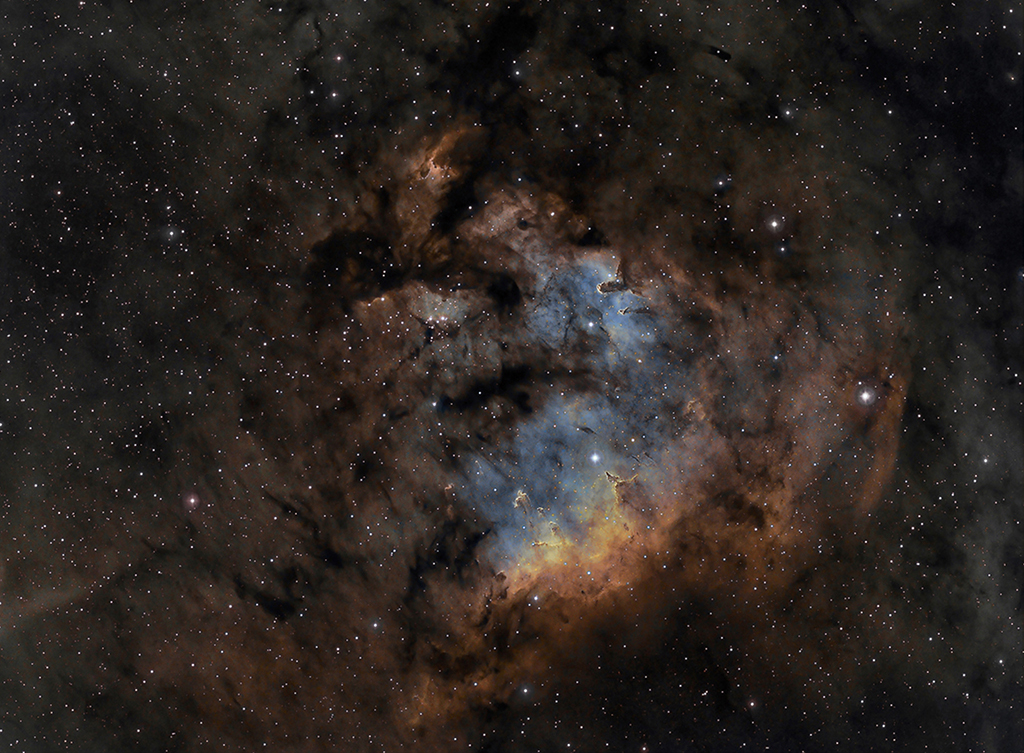
#> input picture picture.jpg, 1024 x 753 px
$ python compressJPEG.py
#> lines starting #> are read from the running program, lines starting #| are printed output that depends on the picture; long printed decimals are rounded
import cv2
import numpy as np
from matplotlib import pyplot as plt
import matplotlib.cm as cm


# read and display image
B=8 # blocksize (In Jpeg the
img1 = cv2.imread("picture.jpg", cv2.IMREAD_UNCHANGED)
#> img1 is the input picture: shape (753, 1024, 3); mean B, G, R 32.9, 36.8, 43.6
h,w=np.array(img1.shape[:2])/B * B
#> h = 753; w = 1024
img1=img1[:int(h),:int(w)]
#Convert BGR to RGB
img2=np.zeros(img1.shape,np.uint8)
img2[:,:,0]=img1[:,:,2]
img2[:,:,1]=img1[:,:,1]
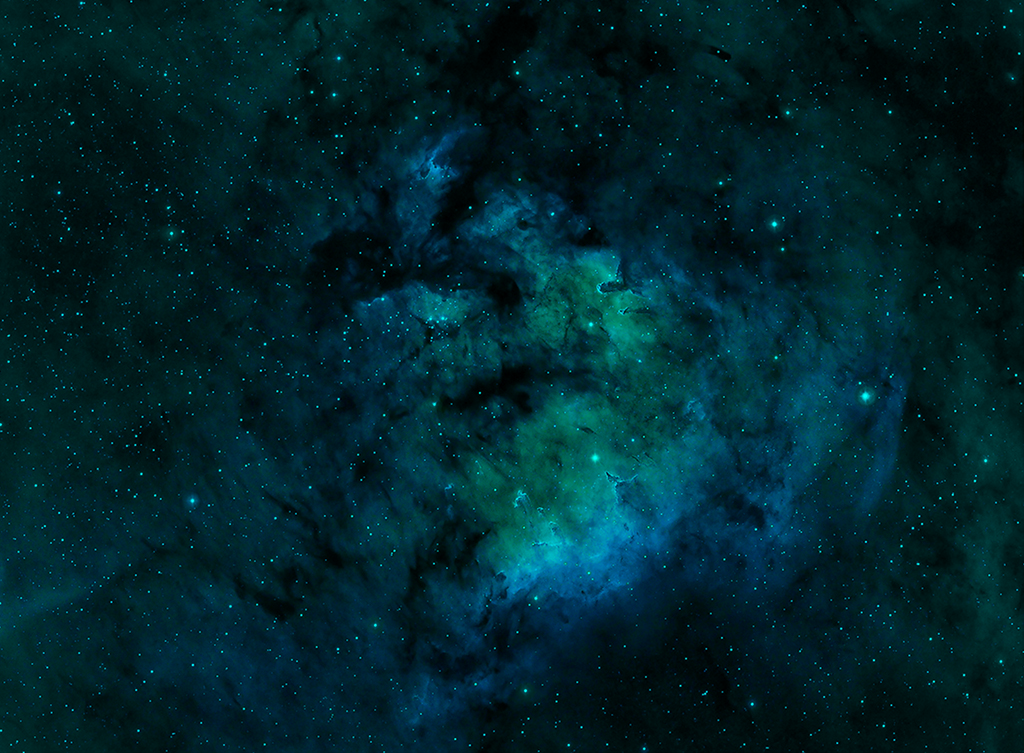
#> img2: shape (753, 1024, 3); mean B, G, R 43.6, 36.8, 0
img2[:,:,2]=img1[:,:,0]
plt.imshow(img2)
# plt.show()

#
#first component is col, second component is row
print(h,w)
#| 753.0 1024.0
scol=64
srow=64
plt.plot([B*scol,B*scol+B,B*scol+B,B*scol,B*scol],[B*srow,B*srow,B*srow+B,B*srow+B,B*srow])
plt.axis([0,w,h,0])

# transform BGR to Ycrcb and subsample chrominnace channels
transcol=cv2.cvtColor(img1, cv2.COLOR_BGR2YCR_CB)
#> transcol: shape (753, 1024, 3); mean of channels 0, 1, 2 38.4, 131.7, 124.9
SSV=2
SSH=2
crf=cv2.boxFilter(transcol[:,:,1],ddepth=-1,ksize=(2,2))
cbf=cv2.boxFilter(transcol[:,:,2],ddepth=-1,ksize=(2,2))
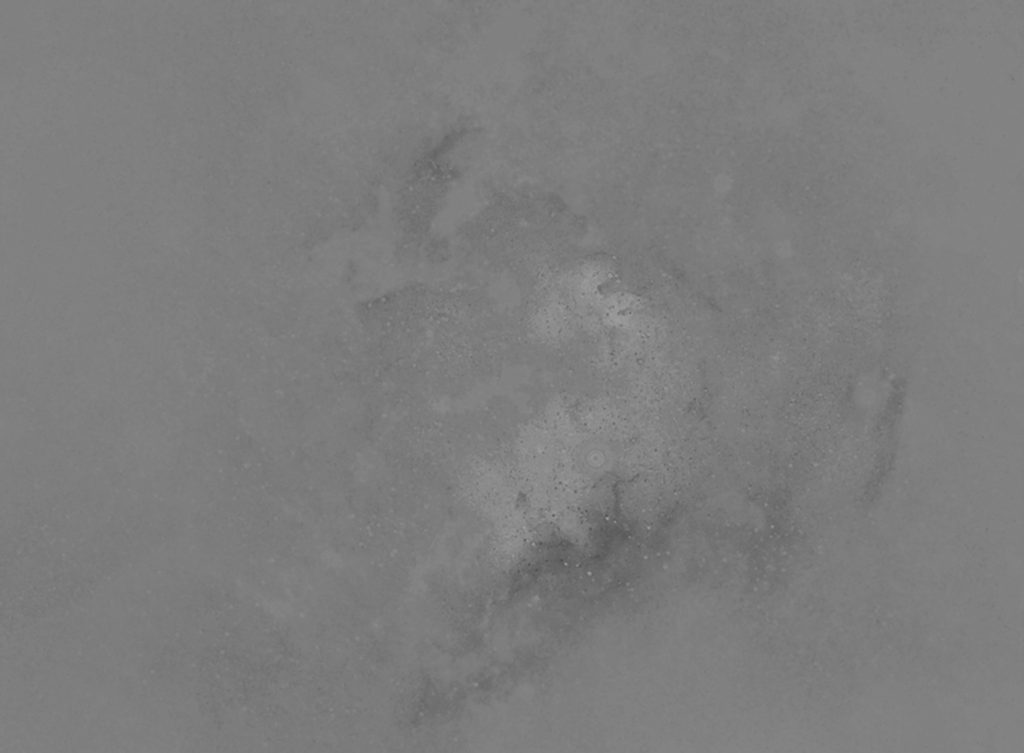
#> cbf: shape (753, 1024); min 75, max 159, mean 125.3
crsub=crf[::SSV,::SSH]
cbsub=cbf[::SSV,::SSH]
imSub=[transcol[:,:,0],crsub,cbsub]

# discrete cosine transform and quantisation
QY=np.array([[16,11,10,16,24,40,51,61],
                         [12,12,14,19,26,48,60,55],
                         [14,13,16,24,40,57,69,56],
                         [14,17,22,29,51,87,80,62],
                         [18,22,37,56,68,109,103,77],
                         [24,35,55,64,81,104,113,92],
                         [49,64,78,87,103,121,120,101],
                         [72,92,95,98,112,100,103,99]])

QC=np.array([[17,18,24,47,99,99,99,99],
                         [18,21,26,66,99,99,99,99],
                         [24,26,56,99,99,99,99,99],
                         [47,66,99,99,99,99,99,99],
                         [99,99,99,99,99,99,99,99],
                         [99,99,99,99,99,99,99,99],
                         [99,99,99,99,99,99,99,99],
                         [99,99,99,99,99,99,99,99]])

# quality factor
QF=30.0
if QF < 50 and QF > 1:
        scale = np.floor(5000/QF)
elif QF < 100:
        scale = 200-2*QF
else:
        print ("Quality Factor must be in the range [1..99]")
scale=scale/100.0
Q=[QY*scale,QC*scale,QC*scale]

TransAll=[]
TransAllQuant=[]
ch=['Y','Cr','Cb']
plt.figure()
for idx,channel in enumerate(imSub):
        plt.subplot(1,3,idx+1)
        channelrows=channel.shape[0]
        channelcols=channel.shape[1]
        Trans = np.zeros((channelrows,channelcols), np.float32)
        TransQuant = np.zeros((channelrows,channelcols), np.float32)
        blocksV=channelrows/B
        blocksH=channelcols/B
        vis0 = np.zeros((channelrows,channelcols), np.float32)
        vis0[:channelrows, :channelcols] = channel
        vis0=vis0-128
        for row in range(int(blocksV)):
                for col in range(int(blocksH)):
                        currentblock = cv2.dct(vis0[row*B:(row+1)*B,col*B:(col+1)*B])
                        Trans[row*B:(row+1)*B,col*B:(col+1)*B]=currentblock
                        TransQuant[row*B:(row+1)*B,col*B:(col+1)*B]=np.round(currentblock/Q[idx])
        TransAll.append(Trans)
        TransAllQuant.append(TransQuant)
        if idx==0:
                selectedTrans=Trans[srow*B:(srow+1)*B,scol*B:(scol+1)*B]
        else:
                sr=np.floor(srow/SSV)
                sc=np.floor(scol/SSV)
                selectedTrans=Trans[int(sr*B):int((sr+1)*B),int(sc*B):int((sc+1)*B)]
        plt.imshow(selectedTrans,cmap=cm.jet,interpolation='nearest')
        plt.colorbar(shrink=0.5)
        plt.title('DCT of '+ch[idx])
#> this loop made 3 passes
#> (channelrows, channelcols, blocksV, blocksH, sr, sc) on passes 2 to 3: (377, 512, 47.12, 64, 32, 32), (377, 512, 47.12, 64, 32, 32)
#> (channelrows, channelcols, blocksV, blocksH) on pass 1: (753, 1024, 94.12, 128)
#> pass 2, `vis0=vis0-128`:
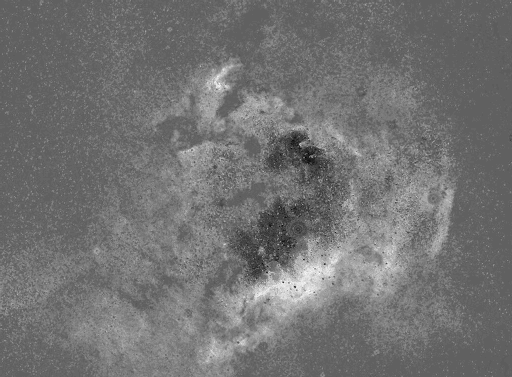
#> vis0: shape (377, 512) float32; min -22, max 36, mean 4.1; drawn with min black and max white
#> after the loop:
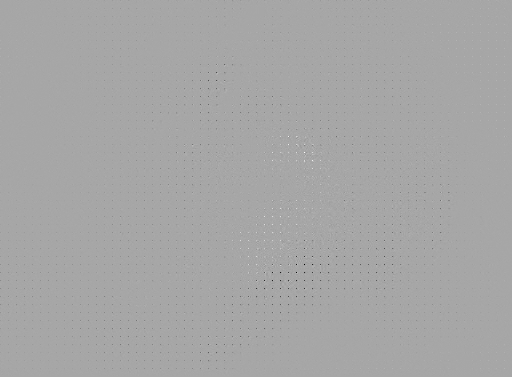
#> Trans: shape (377, 512) float32; min -250.6, max 132.5, mean -0.3; drawn with min black and max white
#> after the loop, TransAll = 3 items; TransAllQuant = 3 items


# plt.show()


# decoding
DecAll=np.zeros((int(h), int(w) ,3), np.uint8)
for idx,channel in enumerate(TransAllQuant):
        channelrows=channel.shape[0]
        channelcols=channel.shape[1]
        blocksV=channelrows/B
        blocksH=channelcols/B
        back0 = np.zeros((channelrows,channelcols), np.uint8)
        for row in range(int(blocksV)):
                for col in range(int(blocksH)):
                        dequantblock=channel[row*B:(row+1)*B,col*B:(col+1)*B]*Q[idx]
                        currentblock = np.round(cv2.idct(dequantblock))+128
                        currentblock[currentblock>255]=255
                        currentblock[currentblock<0]=0
                        back0[row*B:(row+1)*B,col*B:(col+1)*B]=currentblock
        back1=cv2.resize(back0,(int(w),int(h)))
        DecAll[:,:,idx]=np.round(back1)
#> this loop made 3 passes
#> (channelrows, channelcols, blocksV, blocksH) on passes 1 to 3: (753, 1024, 94.12, 128), (377, 512, 47.12, 64), (377, 512, 47.12, 64)
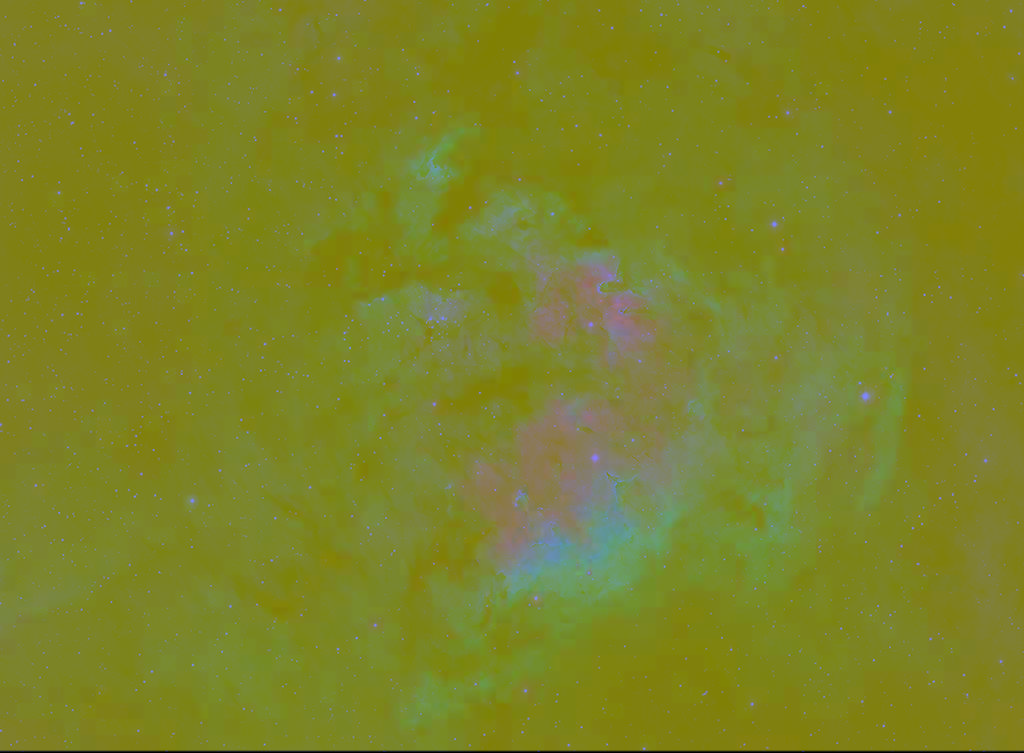
#> DecAll: shape (753, 1024, 3); mean of channels 0, 1, 2 38.3, 131.7, 124.8; drawn as B, G, R

reImg=cv2.cvtColor(DecAll, cv2.COLOR_YCR_CB2BGR)
cv2.imwrite('picture_compressed.jpg', reImg)
plt.figure()
img3=np.zeros(img1.shape,np.uint8)
img3[:,:,0]=reImg[:,:,2]
img3[:,:,1]=reImg[:,:,1]
img3[:,:,2]=reImg[:,:,0]
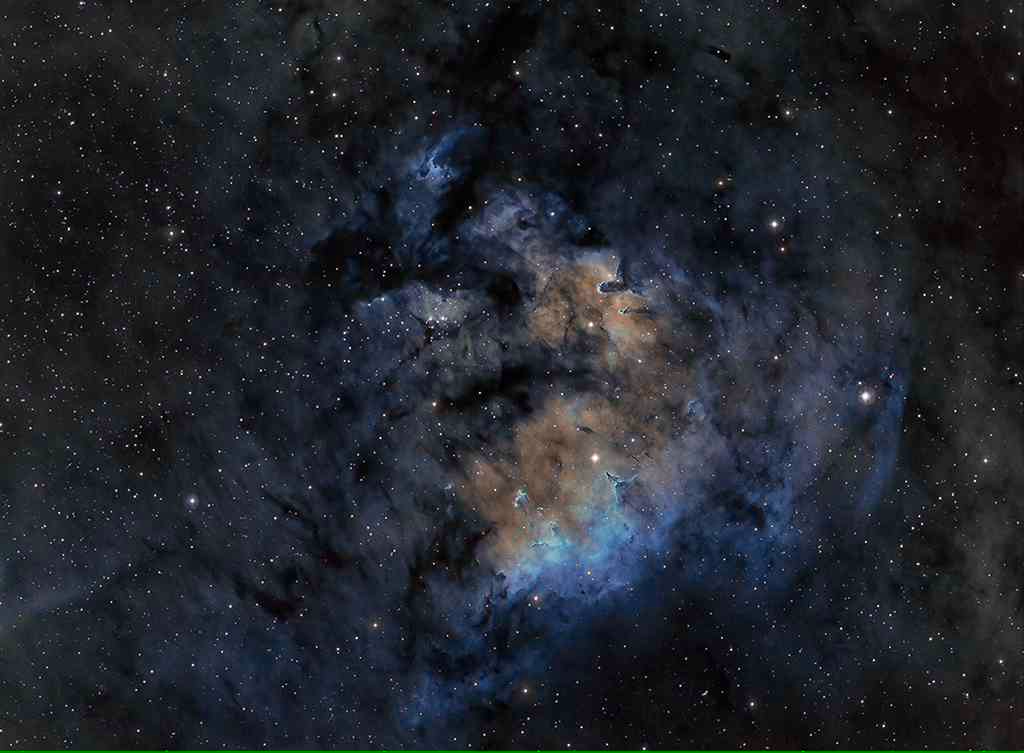
#> img3: shape (753, 1024, 3); mean B, G, R 44.1, 36.9, 33.2
plt.imshow(img3)
SSE=np.sqrt(np.sum((img2-img3)**2))
#> SSE = 8451.1
print ("Sum of squared error: ",SSE)
#| Sum of squared error:  8451.109
plt.show()
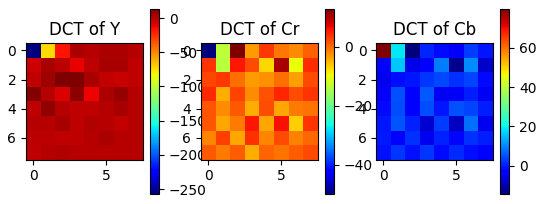
#> figure drawn by matplotlib, 6 panels


"""
# Jpeg encoding

import cv2
import numpy as np
import math

# import zigzag functions
from zigzag import *

# defining block size
block_size = 8

# reading image in grayscale
img = cv2.imread('NASA.jpg', 0)
cv2.imshow('input image', img)

# get size of the image
[h , w] = img.shape


##################### step 1 #####################
# compute number of blocks by diving height and width of image by block size

# you need to convert h and w to float to get the right number
h = np.float32(h)##### your code #####
w = np.float32(w)##### your code #####

# to cover the whole image the number of blocks should be ceiling of the division of image size by block size
# at the end convert it to int

# number of blocks in height
nbh = math.ceil(h/block_size)##### your code #####
nbh = np.int32(nbh)

# number of blocks in width
nbw = math.ceil(w/block_size)##### your code #####
nbw = np.int32(nbw)

##################### step 2 #####################
# Pad the image, because sometime image size is not dividable to block size
# get the size of padded image by multiplying block size by number of blocks in height/width

# height of padded image
H =  block_size * nbh##### your code #####

# width of padded image
W =  block_size * nbw##### your code #####

# create a numpy zero matrix with size of H,W
padded_img = np.zeros((H,W))

# copy the values of img  into padded_img[0:h,0:w]
for i in range(int(h)):
        for j in range(int(w)):
                pixel = img[i,j]
                padded_img[i,j] = pixel ##### your code #####

# or this other way here
#padded_img[0:h,0:w] = img[0:h,0:w]

cv2.imshow('input padded image', np.uint8(padded_img))

##################### step 3 #####################
# start encoding:
# divide image into block size by block size (here: 8-by-8) blocks
# To each block apply 2D discrete cosine transform
# reorder DCT coefficients in zig-zag order
# reshaped it back to block size by block size (here: 8-by-8)


# iterate over blocks
for i in range(nbh):

        # Compute start row index of the block
        row_ind_1 = i*block_size##### your code #####

        # Compute end row index of the block
        row_ind_2 = row_ind_1+block_size##### your code #####

        for j in range(nbw):

            # Compute start column index of the block
            col_ind_1 = j*block_size##### your code #####

            # Compute end column index of the block
            col_ind_2 = col_ind_1+block_size##### your code #####

            # select the current block we want to process using calculated indices
            block = padded_img[ row_ind_1 : row_ind_2 , col_ind_1 : col_ind_2 ]

            # apply 2D discrete cosine transform to the selected block
            # you should use opencv dct function
            DCT = cv2.dct(block)##### your code #####

            # reorder DCT coefficients in zig zag order by calling zigzag function
            # it will give you a one dimentional array
            reordered = zigzag(DCT)##### your code #####

            # reshape the reorderd array back to (block size by block size) (here: 8-by-8)
            reshaped= np.reshape(reordered, (block_size, block_size))##### your code #####

            # copy reshaped matrix into padded_img on current block corresponding indices
            padded_img[row_ind_1 : row_ind_2 , col_ind_1 : col_ind_2] = reshaped##### your code #####

cv2.imshow('encoded image', np.uint8(padded_img))

##################### step 4 #####################
# write h, w, block_size and padded_img into txt files at the end of encoding

# write padded_img into 'encoded.txt' file. You can use np.savetxt function.
np.savetxt('encoded.txt',padded_img)##### your code #####

# write [h, w, block_size] into size.txt. You can use np.savetxt function.
np.savetxt('size.txt',[h, w, block_size])##### your code #####

##################################################

cv2.waitKey(0)
cv2.destroyAllWindows()
"""
